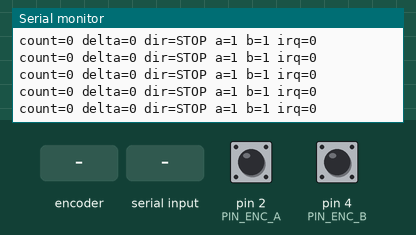
Simulated run of this sketch. Board: Arduino Uno, built with avr-gcc and run on an emulated ATmega328P. On the bench: the last lines printed to the serial monitor. The test bench sets the inputs (shaded band); at power-on: pin 2 (PIN_ENC_A) HIGH, pin 4 (PIN_ENC_B) HIGH.

Above: at 1.2 s.
1.3 s: rotary encoder on pin 2 (PIN_ENC_A) / pin 4 (PIN_ENC_B) turned 1 step (first pin leading)
At 1.31 s:
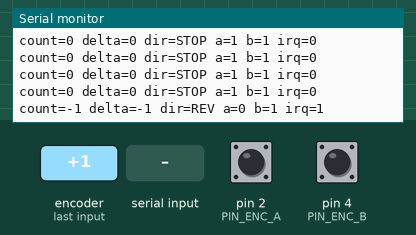
3.0 s: "r" received over Serial
4.5 s: rotary encoder on pin 2 (PIN_ENC_A) / pin 4 (PIN_ENC_B) turned 2 steps (second pin leading)
At 4.61 s:
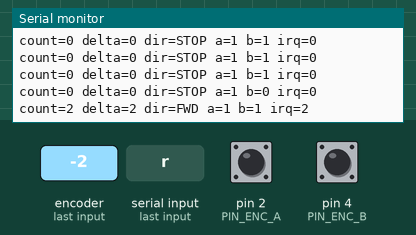
Timing chart, 0 to 7.5 s (numbered marks = the images above; inputs shaded):
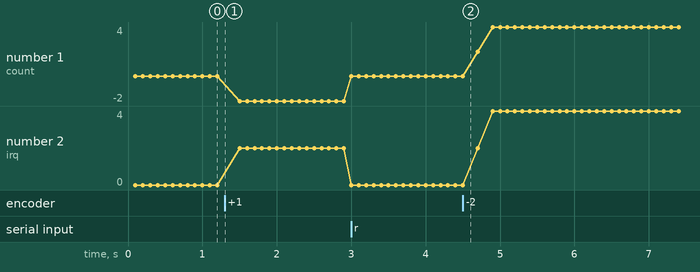

The sketch:

encoder_single_test.ino
```cpp
/*
  Single encoder test (quadrature)
  - Encoder A: pin 2 (interrupt)
  - Encoder B: pin 4 (direction sample)

  Serial commands:
    r  -> reset count to 0

  Output (10 Hz):
    count=<ticks> delta=<ticks_since_last_print> dir=<FWD|REV|STOP> a=<0|1> b=<0|1> irq=<count>
*/

const uint8_t PIN_ENC_A = 2;
const uint8_t PIN_ENC_B = 4;

volatile long encoderCount = 0;
volatile unsigned long irqCount = 0;
volatile uint8_t lastA = HIGH;

unsigned long lastPrintMs = 0;
long lastPrintedCount = 0;

void onEncoderAChange() {
  uint8_t a = digitalRead(PIN_ENC_A);
  uint8_t b = digitalRead(PIN_ENC_B);
  irqCount++;

  // Count only when A actually toggles.
  if (a == lastA) {
    return;
  }

  // If using channel A interrupts only, this relation gives direction.
  if (a == b) {
    encoderCount++;
  } else {
    encoderCount--;
  }

  lastA = a;
}

void setup() {
  Serial.begin(115200);
  while (!Serial) {
    ;
  }

  pinMode(PIN_ENC_A, INPUT_PULLUP);
  pinMode(PIN_ENC_B, INPUT_PULLUP);
  lastA = digitalRead(PIN_ENC_A);

  int aInterrupt = digitalPinToInterrupt(PIN_ENC_A);
  if (aInterrupt < 0) {
    Serial.println("ERROR: pin 2 is not an interrupt pin on this board.");
    while (true) {
      delay(1000);
    }
  }

  attachInterrupt(aInterrupt, onEncoderAChange, CHANGE);

  Serial.println("Single encoder test started");
  Serial.println("Pins: A=2, B=4");
  Serial.println("Send 'r' to reset count");
}

void loop() {
  if (Serial.available() > 0) {
    char c = (char)Serial.read();
    if (c == 'r' || c == 'R') {
      noInterrupts();
      encoderCount = 0;
      irqCount = 0;
      interrupts();
      lastPrintedCount = 0;
      Serial.println("count reset");
    }
  }

  unsigned long now = millis();
  if (now - lastPrintMs >= 100) {
    lastPrintMs = now;

    noInterrupts();
    long count = encoderCount;
    unsigned long irqs = irqCount;
    interrupts();

    long delta = count - lastPrintedCount;
    lastPrintedCount = count;

    const char* dir = "STOP";
    if (delta > 0) {
      dir = "FWD";
    } else if (delta < 0) {
      dir = "REV";
    }

    int aState = digitalRead(PIN_ENC_A);
    int bState = digitalRead(PIN_ENC_B);

    Serial.print("count=");
    Serial.print(count);
    Serial.print(" delta=");
    Serial.print(delta);
    Serial.print(" dir=");
    Serial.print(dir);
    Serial.print(" a=");
    Serial.print(aState);
    Serial.print(" b=");
    Serial.print(bState);
    Serial.print(" irq=");
    Serial.println(irqs);
  }
}
```

Measured:
- after the input at 1.3 s, the serial monitor: prints a new line at once (image 1)
- after the input at 4.5 s, the serial monitor: prints a new line at once (image 2)
- plotted number 1: 0 → -2 after the input at 1.3 s, 0 → 4 after the input at 4.5 s
- plotted number 2: 0 → 4 after the input at 4.5 s
